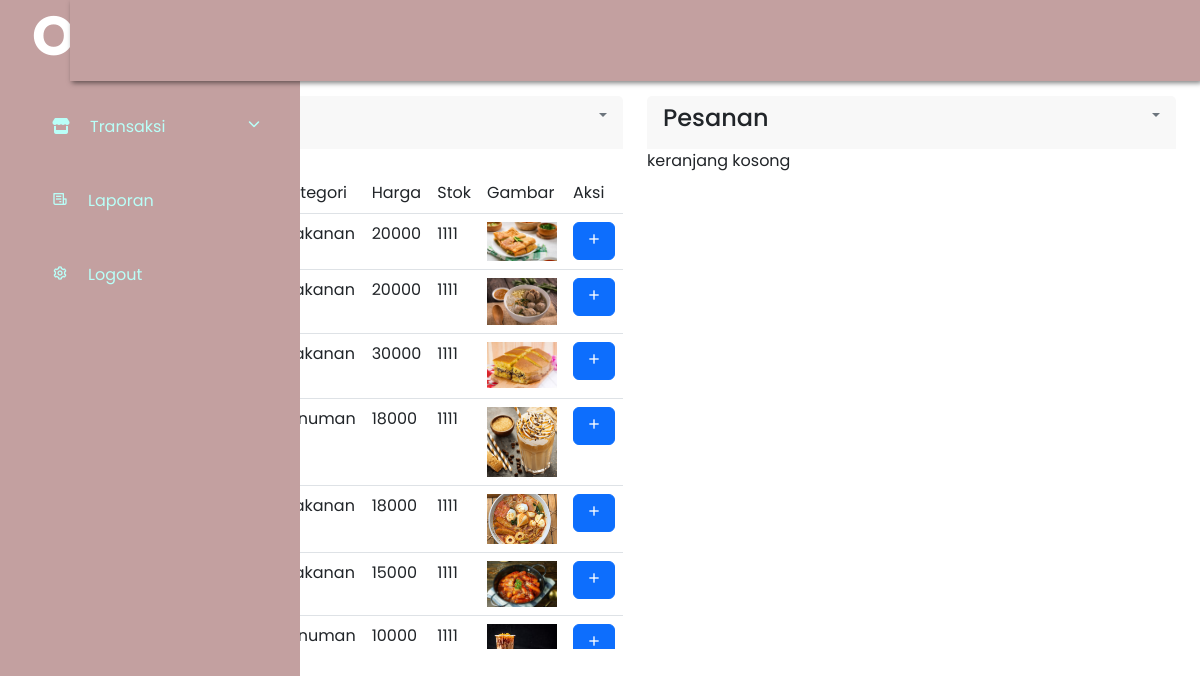
The app's page /kasir/index.php with its own data.
### tables this page shows
CREATE TABLE `menus` (
  `id` int(11) NOT NULL,
  `nama_menu` varchar(100) NOT NULL,
  `harga` int(100) NOT NULL,
  `gambar` text NOT NULL,
  `stock` int(11) NOT NULL,
  `kategori_id` int(11) NOT NULL
);

CREATE TABLE `kategoris` (
  `id` int(11) NOT NULL,
  `nama` varchar(100) NOT NULL
);

### kasir/menu.php (the view, shortened to what this page needs)
<div class="row mt-4 pt-4">
    <div class="col-md-6">
        <div class="card border-0 card-h-100">
            <div class="card-header border-0 d-flex justify-content-between">
                <h4 class="d-inline">
                <div class="dropdown">
                    <a href="" class="dropdown-toggle no-arrow text-secondary" role="button" data-bs-toggle="dropdown" aria-haspopup="true" aria-expanded="false">
                    </a>
                </div>
            </div>
            <div class=" h-50 table-wrapper-scroll-y my-custom-scrollbar">
                <table class="table mt-4">
                    <thead>
                        <tr>
                            <td>No</td>
                            <td>Nama Produk</td>
                            <td>Kategori</td>
                            <td>Harga</td>
                            <td>Stok</td>
                            <td>Gambar</td>
                            <td>Aksi</td>
                        </tr>
                    </thead>
                    <?php
                    $sql = "SELECT * FROM kategoris
                    INNER JOIN menus
                    ON kategoris.id = menus.kategori_id  ";
                    $result = $conn->query($sql);
                    $no = 1;
                    while ($row=$result->fetch_assoc()){
                    ?>
                        <tr>
                            <td><?php echo $no++ ?></td>
                            <td><?php echo $row["nama_menu"]?></td>
                            <td><?php echo $row["nama"]?></td>
                            <td><?php echo $row["harga"]?></td>
                            <td><?php echo $row["stock"]?></td>
                            <td><img width="70" src="../image/<?php echo $row["gambar"]?>" alt=""></td>
                            <td>
                            <a href="keranjang_belanja.php?id=<?php echo $row['id'] ?>">
                                <button class="btn btn-primary">
                                    <i class='bx bx-plus'></i>
                                </button>
                            </a>
                            </td>
                        </tr>
                    <?php
                    }
                    ?>
                </table>
            </div>
        </div>
    </div>
    <div class="col-md-6">
    <div class="card border-0 card-h-100">
        <div class="card-header border-0 d-flex justify-content-between">
            <h4 class="d-inline">
                Pesanan
            <div class="dropdown">
                <a href="" class="dropdown-toggle no-arrow text-secondary" role="button" data-bs-toggle="dropdown" aria-haspopup="true" aria-expanded="false">
                </a>
            </div>
        </div>
        <?php if (isset($_SESSION['keranjang'] )): ?>
            <table class="table table-bordered">
                <thead>
                    <tr>
                        <th>No</th>
                        <th>Nama Masakan</th>
                        <th>Harga</th>
                        <th>Jumlah</th>
                        <th>Subharga</th>
                        <th>Aksi</th>
                    </tr>
                </thead>
                <tbody>
                    <?php
                    $no = 1;
                    $total_bayar = 0;
                    ?>
                    <?php foreach ($_SESSION["keranjang"] as $id_menu => $jumlah): ?>
                    <?php
                        $ambil = $conn->query("SELECT * FROM menus WHERE id = '$id_menu'");
                        $pecah = $ambil->fetch_assoc();
                        $Subharga = $pecah['harga'] * $jumlah;
                    ?>
                    <tr>
                        <td><?php echo $no++ ?></td>
                        <td><?php echo $pecah['nama_menu'];?></td>
                        <td>Rp.<?php echo number_format ($pecah['harga']);?></td>
                        <td><?php echo $jumlah;?></td>
                        <td>Rp.<?php echo number_format($Subharga);?></td>
                        <td>
                            <input type="hidden" name="harga" value="<?php echo $row['harga'] ?>">
                            <a href="keranjang_delete.php?id=<?php echo $pecah['id'] ?>" class="text-danger">
                                    <i class='bx bx-trash' ></i>
                            </a>
                        </td>
                    </tr>
                    <?php $total_bayar+=$Subharga ?>
                    <?php endforeach ?>
                </tbody>
                <tfoot>
                    <tr>
                        <th colspan="4">Total Bayar</th>
                        <th colspan="4">Rp. <?php echo number_format($total_bayar) ?></th>
                    </tr>
                </tfoot>
            </table>
            <form action="keranjang_save.php" method="post">
            <div class="input-group mb-3">
                <div class="input-group-prepend">
                    <span class="input-group-text" id="basic-addon1">Nama</span>
                </div>
                <input type="text" class="form-control" name="nama_pelanggan">
                <input type="hidden" class="form-control" name="total" value="<?php echo $total_bayar ?>">
            </div>
            <div class="input-group mb-3">
                <div class="input-group-prepend">
                    <span class="input-group-text" id="basic-addon1">No Meja</span>
                </div>
                <select class="form-control" name="table_id">
                <?php $query_meja = $conn->query("SELECT * FROM tables WHERE status='kosong'") ?>
                <?php while($meja = $query_meja->fetch_assoc()) : ?>
                    <option value="<?php echo $meja['id'] ?>"><?php echo $meja['table_nama'] ?></option>
                <?php endwhile ?>
                </select>
            </div>
            <div class="input-group mb-3">
                <div class="input-group-prepend">
                    <span class="input-group-text" id="basic-addon1">Pelayan</span>
                </div>
                <select class="form-control" name="pelayan_id">
                <?php $query_pelayan = $conn->query("SELECT * FROM Pelayans") ?>
                <?php while($pelayan = $query_pelayan->fetch_assoc()) : ?>
                    <option value="<?php echo $pelayan['id'] ?>"><?php echo $pelayan['pelayan_nama'] ?></option>
                <?php endwhile ?>
                </select>
            </div>
            <button class="btn btn-dark" name="keranjangsave" type="submit">Simpan</button>
            </form>
            <?php else : ?>
                keranjang kosong
            <?php endif ?>
    </div>
</div>

### style.css (style rules this page uses)
* { padding: 0; margin: 0; box-sizing: border-box; list-style-type: none; text-decoration: none; font-family: "Poppins", sans-serif; }
.my-custom-scrollbar { position: relative; overflow: auto; max-height: 500px; }
.table-wrapper-scroll-y { display: block; }

### records on screen
menus: kategori.nama "Makanan", harga "20000", stock "1111", gambar (picture)
menus: kategori.nama "Makanan", harga "20000", stock "1111", gambar (picture)
menus: kategori.nama "Makanan", harga "30000", stock "1111", gambar (picture)
menus: kategori.nama "Minuman", harga "18000", stock "1111", gambar (picture)
menus: kategori.nama "Makanan", harga "18000", stock "1111", gambar (picture)
menus: kategori.nama "Makanan", harga "15000", stock "1111", gambar (picture)
menus: kategori.nama "Minuman", harga "10000", stock "1111", gambar (picture)
